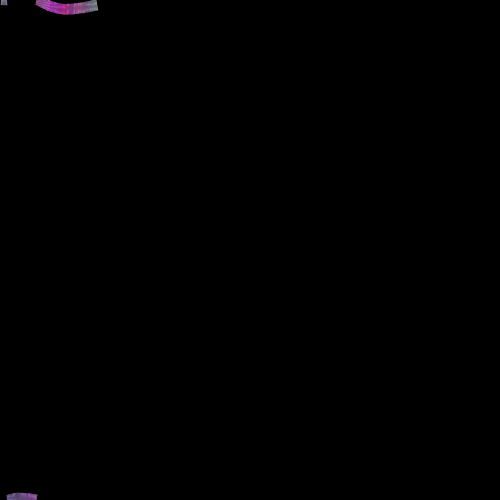
Frame 1 (no input)
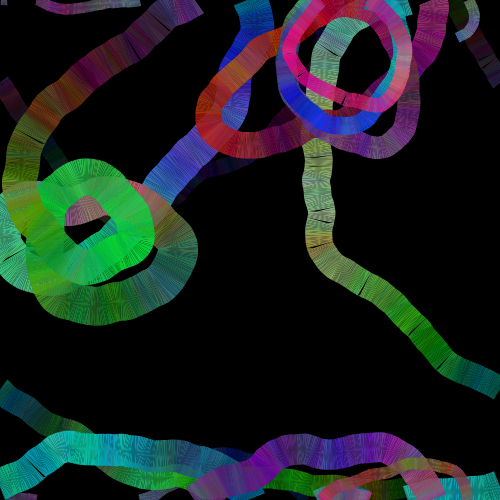
Frame 60 (no input)
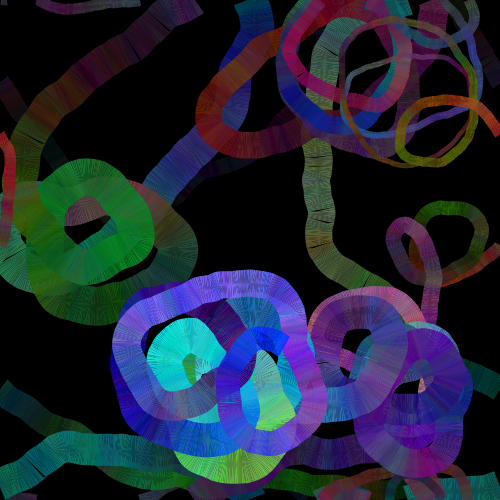
Frame 120 (the mouse pressed at the canvas centre since frame 60)

The p5.js sketch that drew these frames (run headless with seeded random() and noise() and a simulated clock; from frame 60 on, the mouse is pressed at the canvas centre):

// p5.js sketch
// ── sketch.js
// converted from https://happycoding.io/examples/processing/animation/worms

var heading = 0;
var x = 0;
var y = 0
var speed = 1;
var thickness = 5;

var r = 128;
var g = 128;
var b = 128;

var prevLeftX;
var prevLeftY;
var prevRightX;
var prevRightY;
var thicc
var t = 1

function setup() {
  createCanvas(500, 500);
  noSmooth();
  background(0);
  noStroke();

  thicc = vectorMod({
    value: 5,
    min: 2,
    max: 20
  })
}

function draw() {
  if (frameCount % 5 === 0) {
    background(0, 10);
  }
  for (let i = 0; i < 100; i++) {
    t += 0.01
    heading += sin(radians(t)) * 1.1 + randomGaussian() * 4

    r += random(-10, 10);
    g += random(-10, 10);
    b = constrain(b, 0, 256);

    r = constrain(r, 0, 256);
    g = constrain(g, 0, 256);
    b += random(-10, 10);

    x += cos(radians(heading)) * speed;
    y += sin(radians(heading)) * speed;

    if (x < 0) {
      x = width;
      prevLeftX += width;
      prevRightX += width;
    }
    if (x > width) {
      x = 0;
      prevLeftX -= width;
      prevRightX -= width;
    }

    if (y < 0) {
      y = height;
      prevLeftY += height;
      prevRightY += height;
    }
    if (y > height) {
      y = 0;
      prevLeftY -= height;
      prevRightY -= height;
    }


    var leftX = x + cos(radians(heading - 90)) * thickness;
    var leftY = y + sin(radians(heading - 90)) * thickness;

    var rightX = x + cos(radians(heading + 90)) * thickness;
    var rightY = y + sin(radians(heading + 90)) * thickness;

    fill(r, g, b);

    beginShape();
    vertex(prevLeftX, prevLeftY);
    vertex(leftX, leftY);
    vertex(rightX, rightY);
    vertex(prevRightX, prevRightY);
    endShape(CLOSE);

    prevLeftX = leftX;
    prevLeftY = leftY;
    prevRightX = rightX;
    prevRightY = rightY;
    thickness = thicc()
  }
}

const vectorMod = ({
  value,
  min = 2,
  max = 20
}) => {
  let vector = 1
  let val = value
  return () => {
    val = (val + (0.01 * random() * vector))
    vector = (val <= min || val >= max) ? -vector : vector
    return val
  }
}
